Frame 1 (no input): blank canvas, image omitted
Frame 60 (the mouse pressed at the canvas centre just before this capture): blank canvas, image omitted
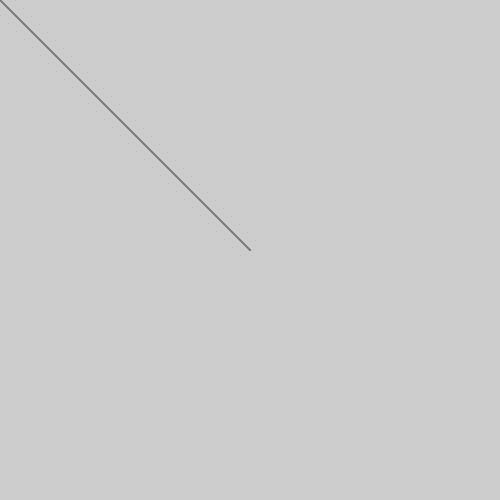
Frame 120 (the mouse held since frame 60 and released just before this capture)

The Processing sketch whose frames 1 and 60 were blank and that drew this single picture after the mouse press (run headless with seeded random() and noise(); from frame 60 on, the mouse is pressed at the canvas centre):

// Processing sketch: processing_181708
// ── processing_181708.pde


void setup() 
{size(500, 500);

};
 
void draw() 
{stroke(mouseX/2, mouseY/2, mouseX/2);
line(0 ,0, mouseX, mouseY);


};
